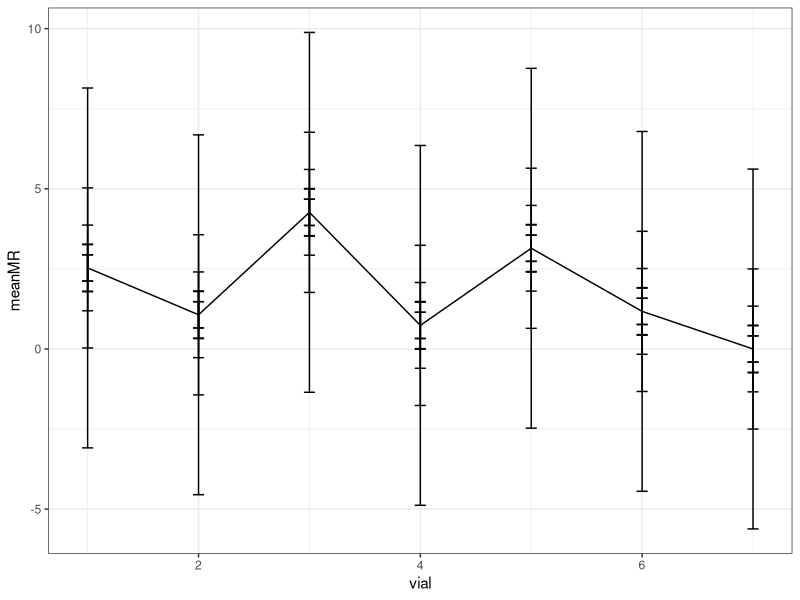
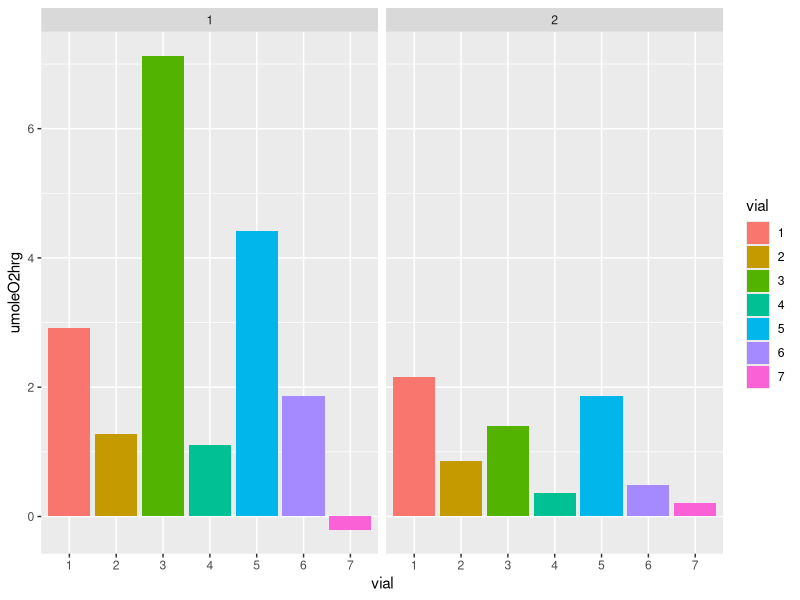

These figures' R source, in order:
## ---- chunk 1
knitr::opts_chunk$set(echo = TRUE)
## ---- chunk 2
data<-read.csv("Trial2_11_20_MCMP.csv")
## ---- chunk 3
cal<-read.csv("Cal_MCMP_Revised.csv")
## ---- chunk 4
O2sat<-read.csv("MCMP_O2_Sat.csv")
## ---- chunk 5
optode<-function(cal0,T0,cal100,T100,phase,temp) {
f1=0.801
deltaPsiK=-0.08
deltaKsvK=0.000383
m=22.9
tan0T100=tan(((cal0+deltaPsiK*(T100-T0)))*pi/180)
tan0Tm=tan((cal0+(deltaPsiK*(temp-T0)))*pi/180)
tan100T100=tan(cal100*pi/180)
tanmTm=tan(phase*pi/180)
A=tan100T100/tan0T100*1/m*100^2
B=tan100T100/tan0T100*100+tan100T100/tan0T100*1/m*100-f1*1/m*100-100+f1*100
C=tan100T100/tan0T100-1
KsvT100=(-B+(sqrt(B^2-4*A*C)))/(2*A)
KsvTm=KsvT100+(deltaKsvK*(temp-T100))
a=tanmTm/tan0Tm*1/m*KsvTm^2
b=tanmTm/tan0Tm*KsvTm+tanmTm/tan0Tm*1/m*KsvTm-f1*1/m*KsvTm-KsvTm+f1*KsvTm
c=tanmTm/tan0Tm-1
saturation=(-((tan(phase*pi/180))/(tan((cal0+(deltaPsiK*(temp-T0)))*pi/180))*
(KsvT100+(deltaKsvK*(temp-T100)))+(tan(phase*pi/180))/(tan((cal0+(deltaPsiK*
(temp-T0)))*pi/180))*1/m*(KsvT100+(deltaKsvK*(temp-T100)))-f1*1/m*(KsvT100+
(deltaKsvK*(temp-T100)))-(KsvT100+(deltaKsvK*(temp-T100)))+f1*(KsvT100+
(deltaKsvK*(temp-T100))))+(sqrt((((tan(phase*pi/180))/(tan((cal0+(deltaPsiK*
(temp-T0)))*pi/180))*(KsvT100+(deltaKsvK*(temp-T100)))+(tan(phase*pi/180))/
(tan((cal0+(deltaPsiK*(temp-T0)))*pi/180))*1/m*(KsvT100+(deltaKsvK*(temp-T100)))
-f1*1/m*(KsvT100+(deltaKsvK*(temp-T100)))-
(KsvT100+(deltaKsvK*(temp-T100)))+f1*
(KsvT100+(deltaKsvK*(temp-T100)))))^2-4*
((tan(phase*pi/180))/(tan((cal0+(deltaPsiK*
(temp-T0)))*pi/180))*1/m*(KsvT100+
(deltaKsvK*(temp-T100)))^2)*((tan(phase*pi/180))/
(tan((cal0+(deltaPsiK*
(temp-T0)))*pi/180))-1))))/(2*((tan(phase*pi/180))/
(tan((cal0+(deltaPsiK*(temp-T0)))*pi/180))*
1/m*(KsvT100+(deltaKsvK*(temp-T100)))^2))
}
## ---- chunk 6
dataCombin<-merge(data,cal,by="vial")
## ---- chunk 7
dataCombin<-merge(dataCombin,O2sat)
## ---- chunk 8
f<-function(d) optode(d$cal0,d$T0,d$cal100,d$T100,d$phase,d$temp)
## ---- chunk 9
dataCombin$oxygen<-f(dataCombin)
## ---- chunk 10
dataCombin$umoleO2<-(dataCombin$oxygen/100)*dataCombin$O2sat
## ---- chunk 11
head(dataCombin)
dataCombin$time<-as.numeric(dataCombin$time)
## ---- chunk 12
dataCombin$treatment<-as.numeric(dataCombin$treatment)
## ---- chunk 13
library(plyr)
mlist<-dlply(dataCombin,.(vial, treatment), function(d) lm(umoleO2~time, data=d))
output<-ldply(mlist, function(m) coef(m))
output$slope<-abs(output$time)
## ---- chunk 14
meanControl<-mean(output[output$vial=="7","slope"])
## ---- chunk 15
meanControl
## ---- chunk 16
output$adj.slope<-output$slope-meanControl
## ---- chunk 17
head(output)
## ---- chunk 18
mass<-read.csv("MCMP_mass.csv")
## ---- chunk 19
final<-merge(output,mass)
## ---- chunk 20
final$umoleO2minmg<-(final$adj.slope*(70/1000))/(final$mass)
final$umoleO2hrg<-final$umoleO2minmg*1000*60
## ---- chunk 21
head(final)
## ---- chunk 22
library(plotrix)
meanMR<-ddply(final, .(treatment), function(d) mean(d$umoleO2hrg, na.rm=T))
names(meanMR)<-c("treatment","meanMR")
sdMR<-ddply(final, .(treatment), function(d) sd(d$umoleO2hrg, na.rm=T))
names(sdMR)<-c("treatment","sdMR")
seMR<-ddply(final, .(treatment), function(d) std.error(d$umoleO2hrg, na.rm=T))
names(seMR)<-c("treatment","seMR")
meanData<-merge(meanMR, sdMR)
meanData<-merge(meanData, seMR)
meanData<-merge(meanData, seMR)
CI95<-meanData$seMR*1.96
meanData$CI95<-CI95
## ---- chunk 23
library(plotrix)
meanMR<-ddply(final, .(vial), function(d) mean(d$umoleO2hrg, na.rm=T))
names(meanMR)<-c("vial","meanMR")
sdMR<-ddply(final, .(vial), function(d) sd(d$umoleO2hrg, na.rm=T))
names(sdMR)<-c("vial","sdMR")
seMR<-ddply(final, .(vial), function(d) std.error(d$umoleO2hrg, na.rm=T))
names(seMR)<-c("treatment","seMR")
meanData<-merge(meanMR, sdMR)
meanData<-merge(meanData, seMR)
meanData<-merge(meanData, seMR)
CI95<-meanData$seMR*1.96
meanData$CI95<-CI95
## ---- chunk 24
library(ggplot2)
library(grid)
p=ggplot(meanData,aes(vial, meanMR))
p+geom_line()+
geom_errorbar(aes(ymax=meanMR+CI95, ymin=meanMR-CI95), width=0.1)+
theme(axis.text.x=element_text(size=12),
axis.text.y=element_text(size=12),
axis.title.y=element_text(vjust=-0.1,angle=90, size=14),
axis.title.x=element_text(size=14),
plot.margin=unit(c(1, 1, 1, 2), "lines"))+
theme_bw()
## ---- chunk 25
library(tidyverse)
library(ggplot2)
## ---- chunk 26
final$vial<-as.character(final$vial)
final%>%
  ggplot(aes(x=vial,y=umoleO2hrg,fill=vial))+
  geom_col()+
  facet_wrap(~treatment)
